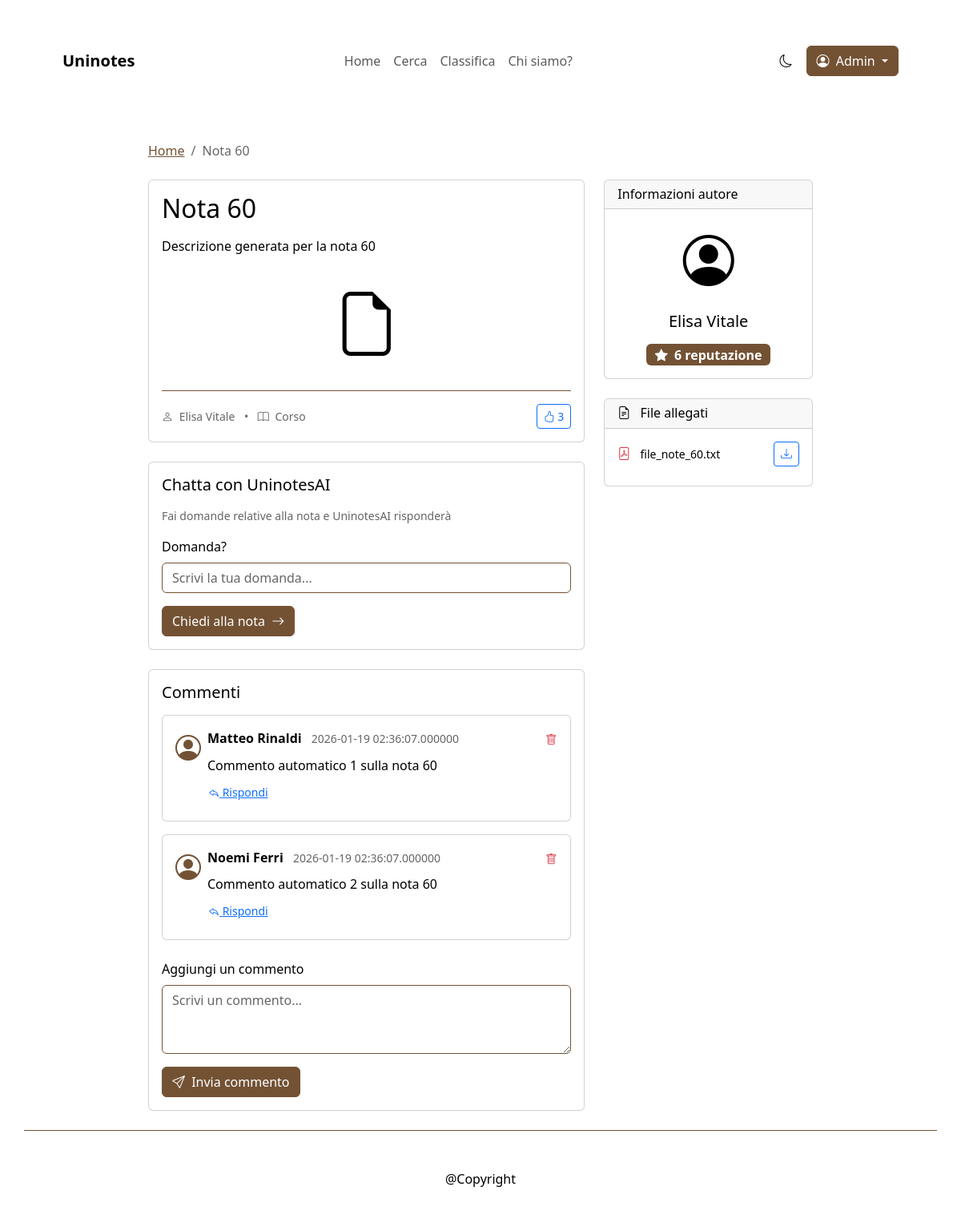
The page /note/60 (signed in) on the database its author committed.
### tables this page shows
CREATE TABLE `NOTE` (
  `id` BIGINT UNSIGNED NOT NULL AUTO_INCREMENT PRIMARY KEY,
  `student_id` BIGINT UNSIGNED NOT NULL,
  `title` VARCHAR(255) NOT NULL,
  `description` VARCHAR(250) DEFAULT NULL,
  `note_type` VARCHAR(100) DEFAULT NULL,
  `format` VARCHAR(50) DEFAULT NULL,
  `university` VARCHAR(191) DEFAULT NULL,
  `visibility` ENUM('public','course','private') NOT NULL DEFAULT 'public',
  `created_at` DATETIME(6) NOT NULL DEFAULT CURRENT_TIMESTAMP(6),
  `updated_at` DATETIME(6) NULL DEFAULT NULL ON UPDATE CURRENT_TIMESTAMP(6),
  `deleted_at` DATETIME(6) DEFAULT NULL,
  INDEX (`student_id`),
  INDEX (`created_at`),
  CONSTRAINT `fk_note_student` FOREIGN KEY (`student_id`) REFERENCES `USER` (`id`) ON DELETE CASCADE ON UPDATE CASCADE
);

CREATE TABLE `USER` (
  `id` BIGINT UNSIGNED NOT NULL AUTO_INCREMENT PRIMARY KEY,
  `name` VARCHAR(191) NOT NULL,
  `email` VARCHAR(191) NOT NULL UNIQUE,
  `password_hash` VARCHAR(255) NOT NULL,
  `university` VARCHAR(191) DEFAULT NULL,
  `role` ENUM('student','admin') NOT NULL DEFAULT 'student',
  `created_at` DATETIME(6) NOT NULL DEFAULT CURRENT_TIMESTAMP(6)
);

CREATE TABLE `COMMENT` (
  `id` BIGINT UNSIGNED NOT NULL AUTO_INCREMENT PRIMARY KEY,
  `note_id` BIGINT UNSIGNED NOT NULL,
  `student_id` BIGINT UNSIGNED NOT NULL,
  `content` TEXT NOT NULL,
  `created_at` DATETIME(6) NOT NULL DEFAULT CURRENT_TIMESTAMP(6),
  `parent_comment_id` BIGINT UNSIGNED DEFAULT NULL,
  INDEX (`note_id`),
  INDEX (`student_id`),
  INDEX (`parent_comment_id`),
  CONSTRAINT `fk_comment_note` FOREIGN KEY (`note_id`) REFERENCES `NOTE` (`id`) ON DELETE CASCADE ON UPDATE CASCADE,
  CONSTRAINT `fk_comment_user` FOREIGN KEY (`student_id`) REFERENCES `USER` (`id`) ON DELETE CASCADE ON UPDATE CASCADE,
  CONSTRAINT `fk_comment_parent` FOREIGN KEY (`parent_comment_id`) REFERENCES `COMMENT` (`id`) ON DELETE SET NULL ON UPDATE CASCADE
);

CREATE TABLE `FILE` (
  `id` BIGINT UNSIGNED NOT NULL AUTO_INCREMENT PRIMARY KEY,
  `note_id` BIGINT UNSIGNED NOT NULL,
  `filename` VARCHAR(255) NOT NULL,
  `filepath` VARCHAR(1024) NOT NULL,
  `mime_type` VARCHAR(191) DEFAULT NULL,
  `size` BIGINT UNSIGNED DEFAULT NULL,
  `hash` VARCHAR(128) DEFAULT NULL,
  `uploaded_at` DATETIME(6) NOT NULL DEFAULT CURRENT_TIMESTAMP(6),
  `updated_at` DATETIME(6) NULL DEFAULT NULL ON UPDATE CURRENT_TIMESTAMP(6),
  INDEX (`note_id`),
  CONSTRAINT `fk_file_note` FOREIGN KEY (`note_id`) REFERENCES `NOTE` (`id`) ON DELETE CASCADE ON UPDATE CASCADE
);

### App/View/Pages/noteDetail.php (the view, shortened to what the rows shown need)
<?php
$note = $note ?? [];
$currentUserId = $currentUserId ?? null;
$isLoggedIn = $isLoggedIn ?? false;
?>
<div class="container-fluid px-3 px-md-4 px-lg-5 py-4">
    <nav aria-label="breadcrumb" class="mb-4">
        <ol class="breadcrumb">
            <li class="breadcrumb-item"><a href="/">Home</a></li>
            <li class="breadcrumb-item active" aria-current="page"><?= htmlspecialchars($note['title'] ?? 'Nota') ?>
            </li>
        </ol>
    </nav>
    <div class="row g-4">
        <div class="col-lg-8">
            <div class="card mb-4">
                <div class="card-body">
                    <h1 class="h2 mb-3"><?= htmlspecialchars($note['title'] ?? 'Titolo Nota') ?></h1>
                    <p class="card-text"><?= htmlspecialchars($note['description'] ?? 'Descrizione nota') ?></p>
                    <div class="text-center my-4">
                        <i class="bi bi-file-earmark" style="font-size: 5rem; color: var(--bs-secondary);"></i>
                    </div>
                    <div class="d-flex justify-content-between align-items-center pt-3 border-top">
                        <div class="text-muted small">
                            <i class="bi bi-person me-1"></i>
                            <span><?= htmlspecialchars($note['author']['name'] ?? 'Autore') ?></span>
                            <span class="mx-2">•</span>
                            <i class="bi bi-book me-1"></i>
                            <span><?= htmlspecialchars($note['course'] ?? 'Corso') ?></span>
                        </div>
                        <form action="/note/<?= $note['id'] ?>/like" method="POST" class="d-inline">
                            <button type="submit"
                                class="btn btn-sm <?= $note['user_has_liked'] ?? false ? 'btn-primary' : 'btn-outline-primary' ?>">
                                <i class="bi bi-hand-thumbs-up"></i>
                                <?= $note['likes_count'] ?? 0 ?>
                            </button>
                        </form>
                    </div>
                </div>
            </div>
            <?php if (!empty($note['files'])): ?>
                <div class="card mb-4">
                    <div class="card-body">
                        <h5 class="card-title mb-3">Chatta con UninotesAI</h5>
                        <p class="text-muted small mb-3">Fai domande relative alla nota e UninotesAI risponderà</p>
                        <form action="/note/<?= $note['id'] ?>/chat" method="POST">
                            <div class="mb-3">
                                <label for="chatQuestion" class="form-label">Domanda?</label>
                                <input type="text" class="form-control" id="chatQuestion" name="question"
                                    placeholder="Scrivi la tua domanda...">
                            </div>
                            <button type="submit" class="btn btn-primary">
                                Chiedi alla nota
                                <i class="bi bi-arrow-right ms-1"></i>
                            </button>
                        </form>
                    </div>
                </div>
            <?php endif; ?>
            <div class="card">
                <div class="card-body">
                    <h5 class="card-title mb-3">Commenti</h5>
                    <?php if (empty($note['comments'])): ?>
                        <p class="text-muted">Nessun commento ancora. Sii il primo a commentare!</p>
                    <?php else: ?>
                        <div class="comments-list">
                            <?php foreach ($note['comments'] ?? [] as $index => $comment): ?>
                                <div class="card mb-3">
                                    <div class="card-body">
                                        <div class="d-flex align-items-start mb-2">
                                            <i class="bi bi-person-circle me-2"
                                                style="font-size: 2rem; color: var(--bs-primary);"></i>
                                            <div class="flex-grow-1">
                                                <div class="d-flex justify-content-between align-items-start">
                                                    <div>
                                                        <strong><?= htmlspecialchars($comment['author']) ?></strong>
                                                        <small class="text-muted ms-2"><?= htmlspecialchars($comment['created_at']) ?></small>
                                                    </div>
                                                    <div class="d-flex gap-2">
                                                        <?php if ($isLoggedIn): ?>
                                                            <?php
                                                            $userRole = \Core\Helper\SessionManager::get('user')['role'] ?? 'student';
                                                            $isCommentOwner = isset($comment['student_id']) && ($comment['student_id'] == $currentUserId);
                                                            $isNoteAuthor = $comment['is_author'] ?? false;
                                                            $isAdmin = $userRole === 'admin';
                                                            $canDelete = $isCommentOwner || $isNoteAuthor || $isAdmin;
                                                            ?>
                                                            <?php if ($canDelete): ?>
                                                                <form action="/note/<?= $note['id'] ?>/comment/<?= $comment['id'] ?>/delete" method="POST"
                                                                    onsubmit="return confirm('Sei sicuro di voler eliminare questo commento?')" class="d-inline">
                                                                    <button type="submit" class="btn btn-sm btn-link text-danger p-0">
                                                                        <i class="bi bi-trash"></i>
                                                                    </button>
                                                                </form>
                                                            <?php endif; ?>
                                                        <?php endif; ?>
                                                    </div>
                                                </div>
                                                <p class="mb-2 mt-2"><?= htmlspecialchars($comment['content']) ?></p>
                                                <?php if ($isLoggedIn): ?>
                                                    <button class="btn btn-sm btn-link p-0" type="button"
                                                        data-bs-toggle="collapse" data-bs-target="#reply-form-<?= $comment['id'] ?>">
                                                        <i class="bi bi-reply"></i> Rispondi
                                                    </button>
                                                <?php endif; ?>
                                            </div>
                                        </div>
                                    </div>
                                </div>
                            <?php endforeach; ?>
                        </div>
                    <?php endif; ?>
                    <?php if ($isLoggedIn): ?>
                        <form action="/note/<?= $note['id'] ?>/comment" method="POST" class="mt-4">
                            <div class="mb-3">
                                <label for="commentContent" class="form-label">Aggiungi un commento</label>
                                <textarea class="form-control" id="commentContent" name="content" rows="3"
                                    placeholder="Scrivi un commento..." required></textarea>
                            </div>
                            <button type="submit" class="btn btn-primary">
                                <i class="bi bi-send me-1"></i>
                                Invia commento
                            </button>
                        </form>
                    <?php else: ?>
                        <div class="alert alert-info mt-4">
                            <a href="/login">Accedi</a> per lasciare un commento
                        </div>
                    <?php endif; ?>
                </div>
            </div>
        </div>
        <div class="col-lg-4">
            <div class="card mb-4">
                <div class="card-header">
                    <h6 class="mb-0">Informazioni autore</h6>
                </div>
                <div class="card-body text-center">
                    <div class="mb-3">
                        <i class="bi bi-person-circle" style="font-size: 4rem;"></i>
                    </div>
                    <h5><?= htmlspecialchars($note['author']['name'] ?? 'Autore') ?></h5>
                    <div class="mt-3">
                        <span class="badge bg-primary fs-6">
                            <i class="bi bi-star-fill me-1"></i>
                            <?= $note['author']['reputation'] ?? 0 ?> reputazione
                        </span>
                    </div>
                </div>
            </div>
            <?php if (!empty($note['files'])): ?>
                <div class="card mb-4">
                    <div class="card-header">
                        <h6 class="mb-0">
                            <i class="bi bi-file-earmark-text me-2"></i>
                            File allegati
                        </h6>
                    </div>
                    <div class="card-body">
                        <?php foreach ($note['files'] ?? [] as $file): ?>
                            <div class="d-flex justify-content-between align-items-center mb-2">
                                <div>
                                    <i class="bi bi-file-pdf text-danger me-2"></i>
                                    <small><?= htmlspecialchars($file['filename']) ?></small>
                                </div>
                                <a href="/file/<?= $file['id'] ?>/download" class="btn btn-sm btn-outline-primary">
                                    <i class="bi bi-download"></i>
                                </a>
                            </div>
                        <?php endforeach; ?>
                    </div>
                </div>
            <?php endif; ?>
        </div>
    </div>
</div>

### Core/Routing/Router.php (shortened to what the rows shown need)
<?php
class Router
{
    private array $routes = [];
    public function add(string $method, string $url, $handler) : void{
        $this->routes[] = compact('method', 'url', 'handler');
    }
    public function resolve() : mixed{
        $method = $_SERVER['REQUEST_METHOD'];
        $path = parse_url($_SERVER['REQUEST_URI'], PHP_URL_PATH);
        foreach ($this->routes as $route) {
            [$routeMethod, $url, $handler] = [$route['method'], $route['url'], $route['handler']];
            if ($routeMethod !== $method) continue;
            $pattern = preg_replace('#\{[^\}]+\}#', '([^/]+)', $url);
            $regex = "#^" . $pattern . "$#";
            if (preg_match($regex, $path, $matches)) {
                array_shift($matches);
                if (is_string($handler) && str_contains($handler, '@')) {
                    [$controller, $method] = explode('@', $handler);
                    $obj = new $controllerClass;
                    return call_user_func_array([$obj, $method], $matches);
                }
                throw new Exception("Handler non valido");
            }
        }
        return false;
    }
}

### rows shown on the page
note: title "Nota 60", description "Descrizione generata per la nota 60"
user: name "Elisa Vitale"
comment: student.name "Matteo Rinaldi", created_at "2026-01-19 02:36:07.000000", content "Commento automatico 1 sulla nota 60"
comment: student.name "Noemi Ferri", created_at "2026-01-19 02:36:07.000000", content "Commento automatico 2 sulla nota 60"
file: filename "file_note_60.txt"

### other values the page prints
$note['course'] "Corso"
$note['likes_count'] "3"
$note['author']['reputation'] "6"
